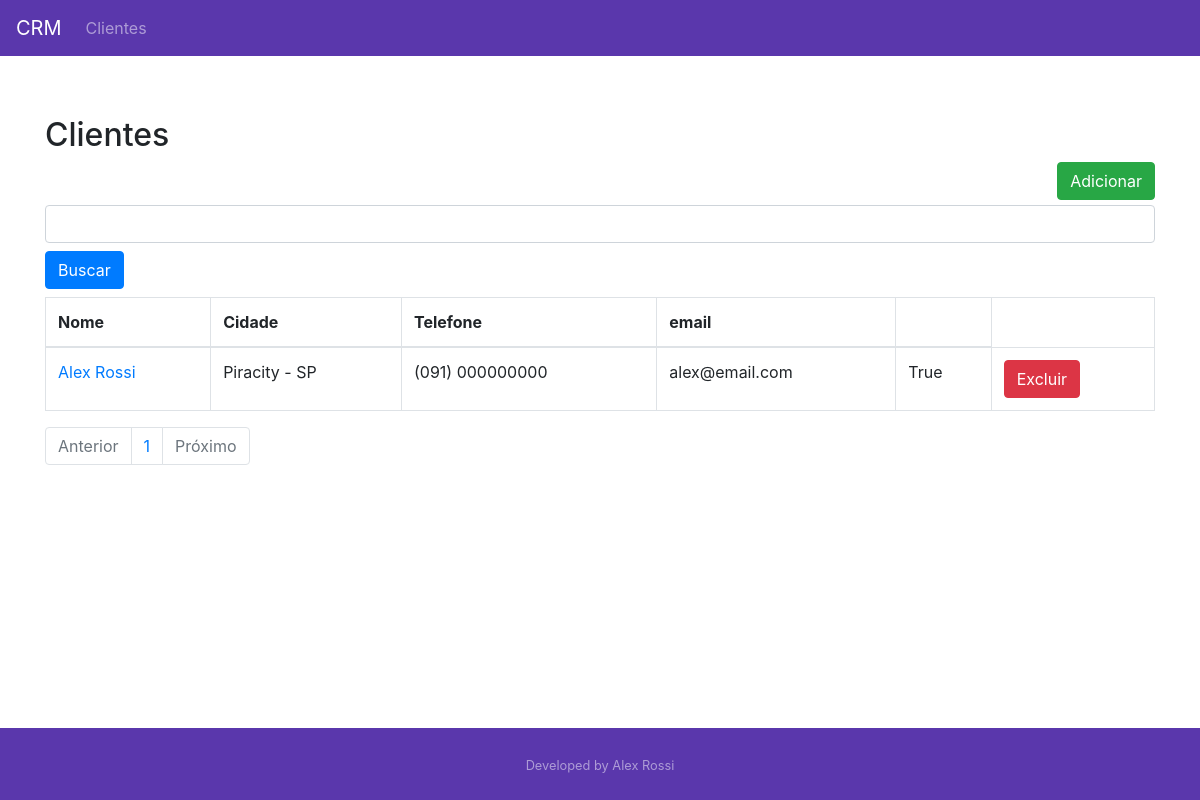
/customer/list/, run on an earlier commit of the app's database.
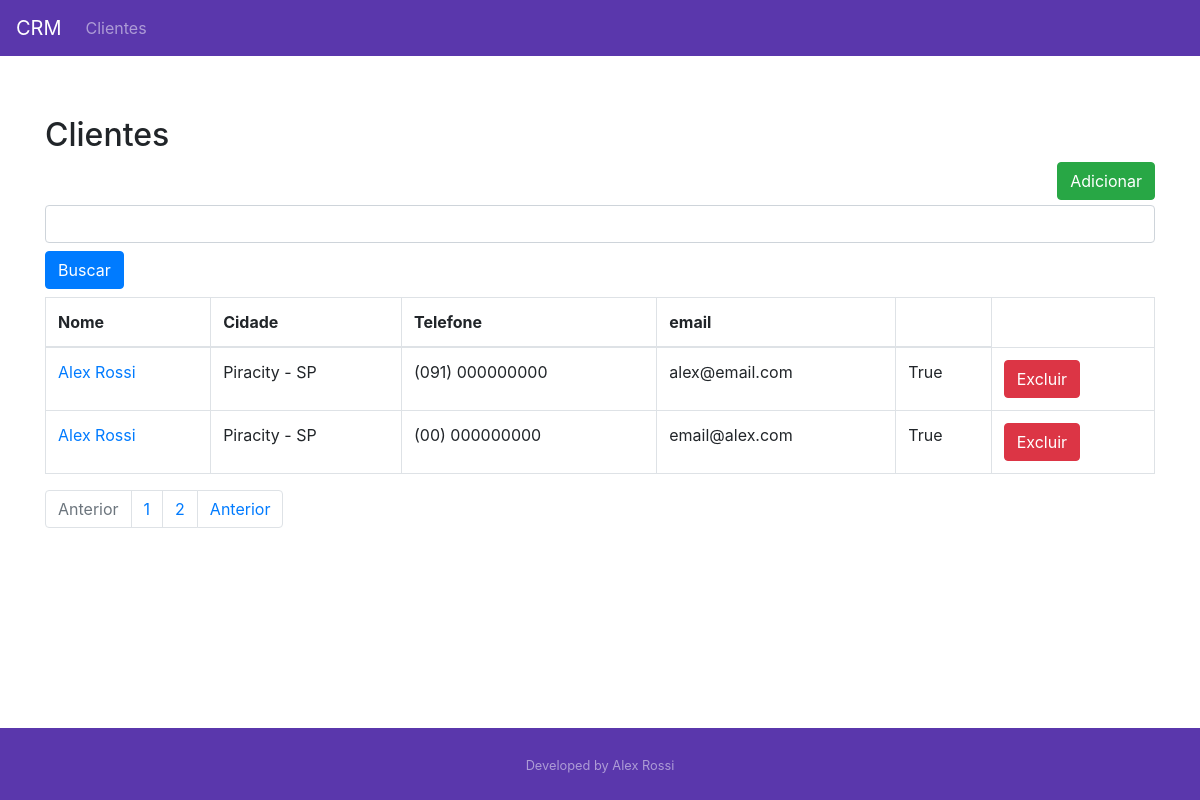
And on a later commit of the database.
### customer/models.py (models this page shows, shortened)
class Customer(models.Model):
  first_name = models.CharField(max_length=30)
  last_name = models.CharField(max_length=30)
  cpf = models.CharField(max_length=11)
  rg = models.CharField(max_length=9)
  email = models.EmailField()
  birth_date = models.DateField()
  area_code = models.CharField(max_length=3)
  phone_number = models.CharField(max_length=9)
  country = models.CharField(max_length=30)
  state = models.CharField(max_length=30)
  city = models.CharField(max_length=30)
  created_date = models.DateTimeField(auto_now_add=True)
  updated_date = models.DateTimeField(auto_now=True)
  active = models.BooleanField(default=True)
  def get_full_phone_number(self):
    return f"({self.area_code}) {self.phone_number}"
  def get_full_name(self):
    return f"{self.first_name} {self.last_name}"
  def get_full_address(self):
    return f"{self.city} - {self.state}"
  def get_absolute_url(self):
    return reverse("customer:customer-update", kwargs={"id": self.id})
  def get_delete_url(self):
    return reverse("customer:customer-delete", kwargs={"id": self.id})
  class Meta:
    db_table = "customer"

### customer/views.py (the view)
# urls.py: path("list/", CustomerListView.as_view(), name="customer-list"),
class CustomerListView(ListView):
  template_name ="customer/customer_list.html"
  paginate_by = 2
  model = Customer
  def get_queryset(self):
    name = self.request.GET.get("name")
    if name:
      object_list = self.model.objectives.filter(
        Q(first_name__icontains=name) | Q(last_name__icontais=name)
      )
    else:
      object_list = self.model.objects.all()
    return object_list

### customer/templates/customer/customer_list.html
{% extends "model-page.html"%}
{% block content %}
  <h2>Clientes</h2>
  <a href="{% url "customer:customer-create" %}">
    <button type="button" class="btn btn-success"
      style="float: right; margin-bottom: 5px">Adicionar</button>
  </a>
  <form>
    <div class="form-group mb-2">
      <input class="form-control" type="text" name=placeholder="Buscar...">
    </div>
    <button type="submit" class="btn btn-primary">Buscar</button>
  </form>
  <table class="table table-bordered mt-2">
    <thead>
      <tr>
        <th>Nome</th>
        <th>Cidade</th>
        <th>Telefone</th>
        <th>email</th>
        <th></th>
      </tr>
    </thead>
    <tbody>
      {% for customer in customer_list %}
        <tr>
          <td><a href="{{ customer.get_absolute_url }}">{{ customer.get_full_name }}</td></a>
          <td>{{ customer.get_full_address }}</td>
          <td>{{ customer.get_full_phone_number }}</td>
          <td>{{ customer.email }}</td>
          <td>{{ customer.active }}</td>
          <form method="post" action="{{ customer.get_delete_url }}">{% csrf_token %}
            <td><button type="submit" class="btn btn-danger">Excluir</button></td>
          </form>
        </tr>
      {% endfor %}
    </tbody>
  </table>
    <ul class="pagination">
      {% if page_obj.has_previous %}
        <li class="page-item"><a class="page-link" href="?page={{ page_obj.previous_page_number }}">Anterior</a></li>
      {% else %}
        <li class="page-item disabled"><a class="page-link" href="#">Anterior</a></li>
      {% endif %}
      {% for object in page_obj.paginator.page_range %}
        <li class="page-item"><a class="page-link" href="?page={{ forloop.counter }}">{{ forloop.counter }}</a></li>
      {% endfor %}
      {% if page_obj.has_next %}
        <li class="page-item"><a class="page-link" href="?page={{ page_obj.next_page_number }}">Anterior</a></li>
      {% else %}
        <li class="page-item disabled"><a class="page-link" href="#">Próximo</a></li>
      {% endif %}
    </ul>
{% endblock %}

What changed in the data, as far as the page shows it:
added Customer: get_full_name "Alex Rossi", get_full_address "Piracity - SP", get_full_phone_number "(00) 000000000", email "email@alex.com", active "True"
Also different on the page:
new list line: "2"
text no longer shown: "Próximo"
text now shown: "Anterior"
